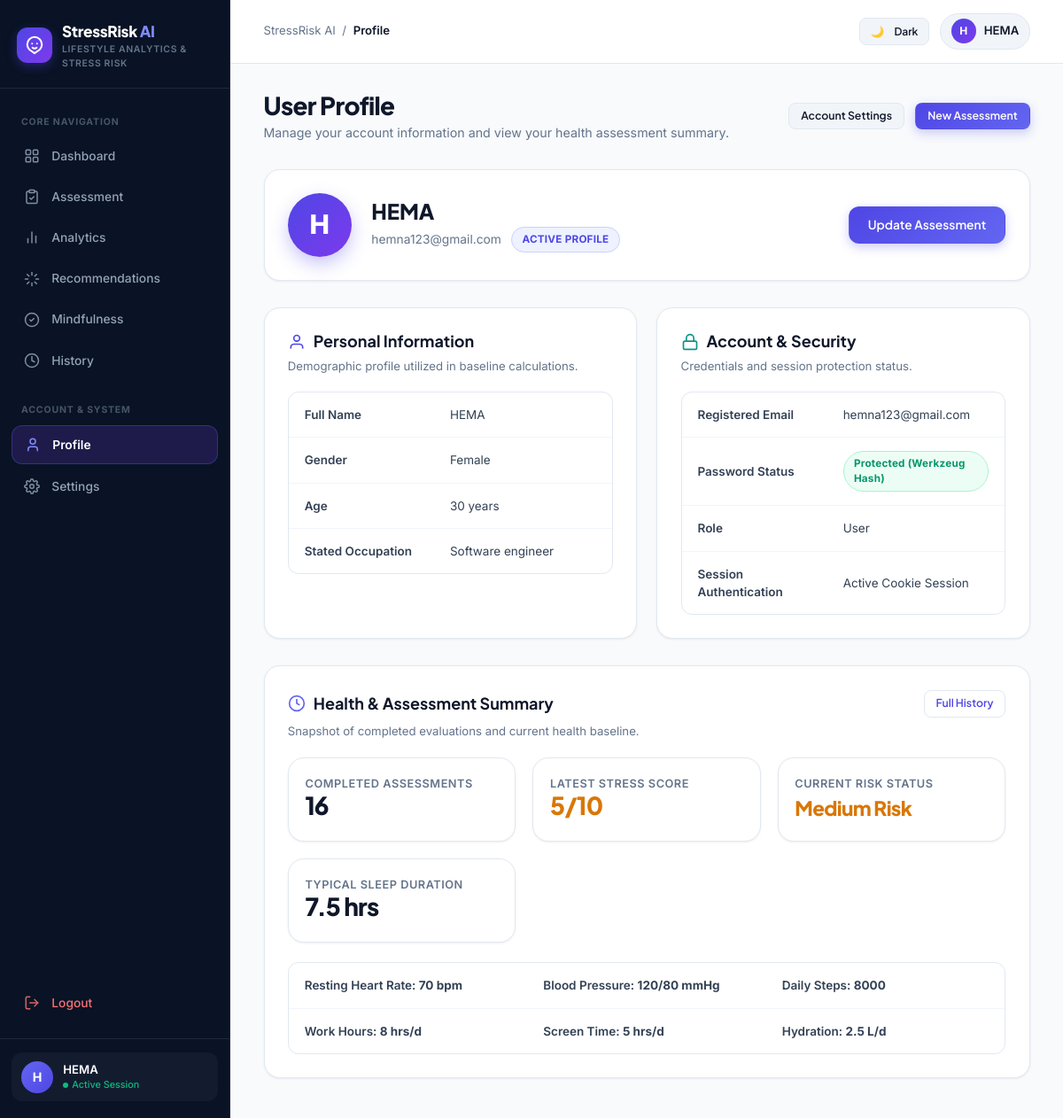
Screenshot of /profile (signed in) with the database file from the repository.
### tables this page shows
CREATE TABLE users (

            id INTEGER PRIMARY KEY AUTOINCREMENT,

            name TEXT NOT NULL,

            email TEXT NOT NULL UNIQUE,

            password TEXT NOT NULL,

            gender TEXT,

            created_at TEXT NOT NULL

        , latest_health TEXT DEFAULT '{}', recommendations TEXT DEFAULT '[]', assessment_count INTEGER DEFAULT 0);

CREATE TABLE assessments (

            id INTEGER PRIMARY KEY AUTOINCREMENT,

            user_id INTEGER NOT NULL,

            age REAL,

            gender TEXT,

            occupation TEXT,

            sleep_duration REAL,

            quality_of_sleep REAL,

            physical_activity REAL,

            bmi_category TEXT,

            heart_rate REAL,

            daily_steps REAL,

            systolic_bp REAL,

            diastolic_bp REAL,

            stress_prediction REAL,

            risk_level TEXT,

            assessment_date TEXT NOT NULL, stress_level INTEGER, created_at TEXT, health_data TEXT, recommendations TEXT, top_features TEXT,

            FOREIGN KEY (user_id)
                REFERENCES users(id)

        );

### app.py (the view)
@app.route("/profile")
@login_required
def profile():
    user = current_user()
    return render_template(
        "profile.html",
        gender=user["gender"],
        **page_context(user)
    )

### templates/profile.html (shortened to what this page needs)
{% extends "base.html" %}
{% block breadcrumb %}Profile{% endblock %}
{% block content %}
<div class="topbar">
    <div class="topbar-heading">
        <h1>User Profile</h1>
        <div class="subtitle">Manage your account information and view your health assessment summary.</div>
    </div>
    <div class="topbar-actions">
        <a href="{{ url_for('settings') }}" class="btn btn-secondary btn-sm">Account Settings</a>
        <a href="{{ url_for('assessment') }}" class="btn btn-primary btn-sm">New Assessment</a>
    </div>
</div>
<div class="card" style="margin-bottom: 2rem;">
    <div style="display: flex; align-items: center; justify-content: space-between; flex-wrap: wrap; gap: 1.5rem;">
        <div style="display: flex; align-items: center; gap: 1.5rem;">
            <div style="width: 72px; height: 72px; border-radius: var(--radius-full); background: linear-gradient(135deg, #4f46e5 0%, #7c3aed 100%); color: #ffffff; display: flex; align-items: center; justify-content: center; font-size: 2rem; font-weight: 800; box-shadow: 0 8px 20px rgba(79, 70, 229, 0.3);">
                {{ (user_name or "U")[0]|upper }}
            </div>
            <div>
                <h2 style="font-size: 1.6rem; font-weight: 800; color: var(--color-text-title); margin-bottom: 0.25rem;">
                    {{ user_name or "User" }}
                </h2>
                <div style="display: flex; align-items: center; gap: 0.75rem; flex-wrap: wrap;">
                    <span style="color: var(--color-text-muted); font-size: 0.92rem;">{{ user_email }}</span>
                    <span class="badge badge-primary">Active Profile</span>
                </div>
            </div>
        </div>
        <div style="display: flex; gap: 0.75rem;">
            <a href="{{ url_for('assessment') }}" class="btn btn-primary">
                Update Assessment
            </a>
        </div>
    </div>
</div>
<div class="grid-2">
    <div class="card">
        <div class="card-header">
            <h2>
                <svg width="20" height="20" viewBox="0 0 24 24" fill="none" stroke="currentColor" stroke-width="2" style="color: var(--color-primary);"><path d="M20 21v-2a4 4 0 0 0-4-4H8a4 4 0 0 0-4 4v2"></path><circle cx="12" cy="7" r="4"></circle></svg>
                Personal Information
            </h2>
        </div>
        <p class="card-subtitle">Demographic profile utilized in baseline calculations.</p>
        <div class="table-responsive">
            <table class="table">
                <tbody>
                    <tr>
                        <td style="font-weight: 600; width: 45%;">Full Name</td>
                        <td>{{ user_name or "Not set" }}</td>
                    </tr>
                    <tr>
                        <td style="font-weight: 600;">Gender</td>
                        <td>{{ gender or health.get("gender") or "Not set" }}</td>
                    </tr>
                    <tr>
                        <td style="font-weight: 600;">Age</td>
                        <td>{{ health.get("age", "-") }} years</td>
                    </tr>
                    <tr>
                        <td style="font-weight: 600;">Stated Occupation</td>
                        <td>{{ health.get("occupation", "-")|capitalize }}</td>
                    </tr>
                </tbody>
            </table>
        </div>
    </div>
    <div class="card">
        <div class="card-header">
            <h2>
                <svg width="20" height="20" viewBox="0 0 24 24" fill="none" stroke="currentColor" stroke-width="2" style="color: var(--color-teal);"><rect x="3" y="11" width="18" height="11" rx="2" ry="2"></rect><path d="M7 11V7a5 5 0 0 1 10 0v4"></path></svg>
                Account & Security
            </h2>
        </div>
        <p class="card-subtitle">Credentials and session protection status.</p>
        <div class="table-responsive">
            <table class="table">
                <tbody>
                    <tr>
                        <td style="font-weight: 600; width: 45%;">Registered Email</td>
                        <td>{{ user_email or "Not registered" }}</td>
                    </tr>
                    <tr>
                        <td style="font-weight: 600;">Password Status</td>
                        <td>
                            <span class="badge badge-low" style="text-transform: none;">
                                Protected (Werkzeug Hash)
                            </span>
                        </td>
                    </tr>
                    <tr>
                        <td style="font-weight: 600;">Role</td>
                        <td>{{ user_role or "User" }}</td>
                    </tr>
                    <tr>
                        <td style="font-weight: 600;">Session Authentication</td>
                        <td>Active Cookie Session</td>
                    </tr>
                </tbody>
            </table>
        </div>
    </div>
</div>
<div class="card" style="margin-top: 2rem;">
    <div class="card-header">
        <h2>
            <svg width="20" height="20" viewBox="0 0 24 24" fill="none" stroke="currentColor" stroke-width="2" style="color: var(--color-accent);"><circle cx="12" cy="12" r="10"></circle><polyline points="12 6 12 12 16 14"></polyline></svg>
            Health & Assessment Summary
        </h2>
        <a href="{{ url_for('history') }}" class="btn btn-outline btn-sm">Full History</a>
    </div>
    <p class="card-subtitle">Snapshot of completed evaluations and current health baseline.</p>
    <div class="stats" style="margin-bottom: 1.5rem;">
        <div class="stat-card" style="padding: 1.25rem;">
            <div class="stat-title">Completed Assessments</div>
            <div class="stat-value" style="font-size: 1.85rem;">{{ assessment_count }}</div>
        </div>
        <div class="stat-card" style="padding: 1.25rem;">
            <div class="stat-title">Latest Stress Score</div>
            <div class="stat-value {% if risk_level == 'High Risk' %}high{% elif risk_level == 'Medium Risk' %}medium{% else %}low{% endif %}" style="font-size: 1.85rem;">
                {{ prediction }}/10
            </div>
        </div>
        <div class="stat-card" style="padding: 1.25rem;">
            <div class="stat-title">Current Risk Status</div>
            <div class="stat-value {% if risk_level == 'High Risk' %}high{% elif risk_level == 'Medium Risk' %}medium{% else %}low{% endif %}" style="font-size: 1.5rem;">
                {{ risk_level }}
            </div>
        </div>
        <div class="stat-card" style="padding: 1.25rem;">
            <div class="stat-title">Typical Sleep Duration</div>
            <div class="stat-value" style="font-size: 1.85rem;">{{ sleep_duration }} hrs</div>
        </div>
    </div>
    <div class="table-responsive">
        <table class="table">
            <tbody>
                <tr>
                    <td style="font-weight: 600; width: 33%;">Resting Heart Rate: <strong>{{ heart_rate }} bpm</strong></td>
                    <td style="font-weight: 600; width: 33%;">Blood Pressure: <strong>{{ health.get("systolic_bp", "-") }}/{{ health.get("diastolic_bp", "-") }} mmHg</strong></td>
                    <td style="font-weight: 600; width: 33%;">Daily Steps: <strong>{{ daily_steps }}</strong></td>
                </tr>
                <tr>
                    <td style="font-weight: 600;">Work Hours: <strong>{{ health.get("working_hours", "-") }} hrs/d</strong></td>
                    <td style="font-weight: 600;">Screen Time: <strong>{{ health.get("screen_time", "-") }} hrs/d</strong></td>
                    <td style="font-weight: 600;">Hydration: <strong>{{ health.get("water_intake", "-") }} L/d</strong></td>
                </tr>
            </tbody>
        </table>
    </div>
</div>
{% endblock %}

### templates/base.html (shortened to what this page needs)
<!DOCTYPE html>
<html lang="en">
<head>
    <link rel="stylesheet" href="{{ url_for('static', filename='css/style.css') }}">
    <link rel="stylesheet" href="{{ url_for('static', filename='css/theme.css') }}">
</head>
<body>
<div class="app-layout">
    {% include 'sidebar.html' %}
    <main class="main">
        <header style="padding: 1rem 2.5rem; background: var(--color-surface); border-bottom: 1px solid var(--color-border); display: flex; align-items: center; justify-content: space-between; position: sticky; top: 0; z-index: 30;">
            <div style="display: flex; align-items: center; gap: 1rem;">
                <div style="display: flex; align-items: center; gap: 0.5rem; font-size: 0.88rem; color: var(--color-text-muted);">
                    <span>StressRisk AI</span>
                    <span>/</span>
                    <span style="color: var(--color-text-title); font-weight: 600;">
                        {% block breadcrumb %}{{ request.endpoint|capitalize }}{% endblock %}
                    </span>
                </div>
            </div>
            <div style="display: flex; align-items: center; gap: 0.85rem;">
                <button id="themeToggleBtn" onclick="toggleTheme()" class="btn btn-secondary btn-sm" title="Toggle Theme" style="padding: 0.45rem 0.75rem;">
                    <span id="themeIcon">🌙</span>
                    <span id="themeLabel" style="font-size: 0.8rem; margin-left: 4px;">Dark</span>
                </button>
                <a href="{{ url_for('profile') }}" style="display: flex; align-items: center; gap: 0.6rem; padding: 0.35rem 0.75rem; border-radius: var(--radius-full); background: var(--color-bg-subtle); border: 1px solid var(--color-border); text-decoration: none;">
                    <div style="width: 28px; height: 28px; border-radius: 50%; background: linear-gradient(135deg, #4f46e5, #7c3aed); color: white; display: flex; align-items: center; justify-content: center; font-weight: 700; font-size: 0.8rem;">
                        {{ (user_name or "U")[0]|upper }}
                    </div>
                    <span style="font-size: 0.88rem; font-weight: 600; color: var(--color-text-title);">{{ user_name or "User" }}</span>
                </a>
            </div>
        </header>
        <div class="content-container">
            {% block content %}{% endblock %}
        </div>
    </main>
</div>
</body>
</html>

### templates/sidebar.html (shortened to what this page needs)
<aside class="sidebar" id="appSidebar">
    <div class="sidebar-header">
        <a href="{{ url_for('dashboard') }}" class="sidebar-brand">
            <div class="brand-icon-wrapper">
            </div>
            <div class="brand-text">
                <span class="brand-name">StressRisk <span>AI</span></span>
                <span class="brand-tag">Lifestyle Analytics & Stress Risk</span>
            </div>
        </a>
    </div>
    <nav class="sidebar-nav">
        <div class="nav-section-title">Core Navigation</div>
        <a href="{{ url_for('dashboard') }}" class="{% if request.endpoint == 'dashboard' %}active{% endif %}">
            <span class="nav-icon">
            </span>
            <span>Dashboard</span>
        </a>
        <a href="{{ url_for('assessment') }}" class="{% if request.endpoint in ['assessment', 'predict'] %}active{% endif %}">
            <span class="nav-icon">
            </span>
            <span>Assessment</span>
        </a>
        <a href="{{ url_for('analytics') }}" class="{% if request.endpoint == 'analytics' %}active{% endif %}">
            <span class="nav-icon">
                <svg width="18" height="18" viewBox="0 0 24 24" fill="none" stroke="currentColor" stroke-width="2" stroke-linecap="round" stroke-linejoin="round">
                    <line x1="18" y1="20" x2="18" y2="10"></line>
                    <line x1="12" y1="20" x2="12" y2="4"></line>
                    <line x1="6" y1="20" x2="6" y2="14"></line>
                </svg>
            </span>
            <span>Analytics</span>
        </a>
        <a href="{{ url_for('recommendations') }}" class="{% if request.endpoint == 'recommendations' %}active{% endif %}">
            <span class="nav-icon">
            </span>
            <span>Recommendations</span>
        </a>
        <a href="{{ url_for('mindfulness') }}" class="{% if request.endpoint == 'mindfulness' %}active{% endif %}">
            <span class="nav-icon">
                <svg width="18" height="18" viewBox="0 0 24 24" fill="none" stroke="currentColor" stroke-width="2" stroke-linecap="round" stroke-linejoin="round">
                    <path d="M12 22c5.523 0 10-4.477 10-10S17.523 2 12 2 2 6.477 2 12s4.477 10 10 10z"></path>
                    <path d="m9 12 2 2 4-4"></path>
                </svg>
            </span>
            <span>Mindfulness</span>
        </a>
        <a href="{{ url_for('history') }}" class="{% if request.endpoint == 'history' %}active{% endif %}">
            <span class="nav-icon">
                <svg width="18" height="18" viewBox="0 0 24 24" fill="none" stroke="currentColor" stroke-width="2" stroke-linecap="round" stroke-linejoin="round">
                    <circle cx="12" cy="12" r="10"></circle>
                    <polyline points="12 6 12 12 16 14"></polyline>
                </svg>
            </span>
            <span>History</span>
        </a>
        <div class="nav-section-title" style="margin-top: 0.75rem;">Account & System</div>
        <a href="{{ url_for('profile') }}" class="{% if request.endpoint == 'profile' %}active{% endif %}">
            <span class="nav-icon">
                <svg width="18" height="18" viewBox="0 0 24 24" fill="none" stroke="currentColor" stroke-width="2" stroke-linecap="round" stroke-linejoin="round">
                    <path d="M19 21v-2a4 4 0 0 0-4-4H9a4 4 0 0 0-4 4v2"></path>
                    <circle cx="12" cy="7" r="4"></circle>
                </svg>
            </span>
            <span>Profile</span>
        </a>
        <a href="{{ url_for('settings') }}" class="{% if request.endpoint == 'settings' %}active{% endif %}">
            <span class="nav-icon">
            </span>
            <span>Settings</span>
        </a>
        <a href="{{ url_for('logout') }}" style="margin-top: auto; color: #f87171;">
            <span class="nav-icon">
                <svg width="18" height="18" viewBox="0 0 24 24" fill="none" stroke="currentColor" stroke-width="2" stroke-linecap="round" stroke-linejoin="round">
                    <path d="M9 21H5a2 2 0 0 1-2-2V5a2 2 0 0 1 2-2h4"></path>
                    <polyline points="16 17 21 12 16 7"></polyline>
                    <line x1="21" y1="12" x2="9" y2="12"></line>
                </svg>
            </span>
            <span>Logout</span>
        </a>
    </nav>
    <div class="sidebar-footer">
        <div class="user-snippet">
            <div class="user-avatar-sm">{{ (user_name or "U")[0]|upper }}</div>
            <div class="user-snippet-info">
                <span class="user-snippet-name">{{ user_name or "User" }}</span>
                <span class="user-snippet-status">Active Session</span>
            </div>
        </div>
    </div>
</aside>

### rows the page displays
users: name "H", name "HEMA", email "hemna123@gmail.com", gender "Female"
assessments: get "Software engineer", risk_level "Medium Risk"

### other values shown
{{ health.get("age", "-") }} "30"
{{ user_role or "User" }} "User"
{{ assessment_count }} "16"
{{ prediction }} "5"
{{ sleep_duration }} "7.5"
{{ heart_rate }} "70"
{{ health.get("systolic_bp", "-") }} "120"
{{ health.get("diastolic_bp", "-") }} "80"
{{ daily_steps }} "8000"
{{ health.get("working_hours", "-") }} "8"
{{ health.get("screen_time", "-") }} "5"
{{ health.get("water_intake", "-") }} "2.5"
